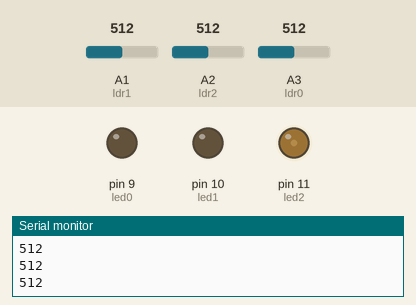
Recording of a sketch running on a simulated Arduino Uno, built with avr-gcc and run on an emulated ATmega328P. Parts: output pins drawn as LEDs (lit = HIGH), the last lines printed to the serial monitor. Inputs (shaded band) come from the test bench; at power-on: A3 (ldr0) = 512, A1 (ldr1) = 512, A2 (ldr2) = 512.

Above: at 1.2 s.
1.3 s: A3 (ldr0) set to 710
At 2.1 s:
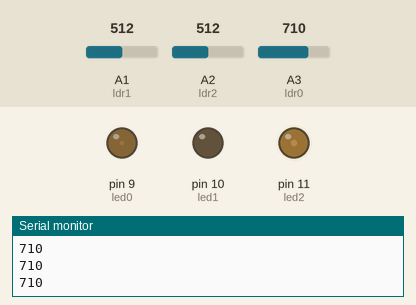
2.8 s: A1 (ldr1) set to 580
At 3.3 s:
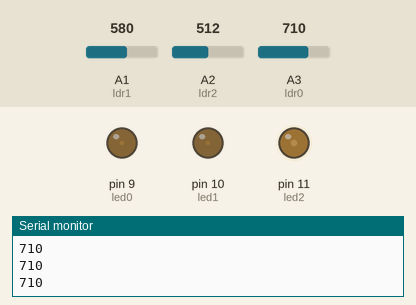
4.3 s: A2 (ldr2) set to 580
At 5.5 s:
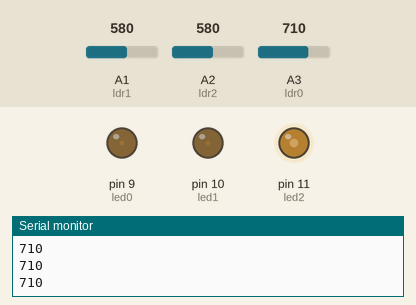
5.8 s: A3 (ldr0) set to 690
At 6.8 s:
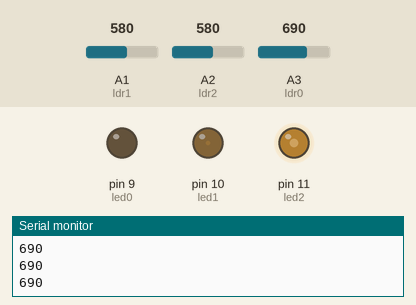
7.3 s: A1 (ldr1) set to 560
At 7.8 s:
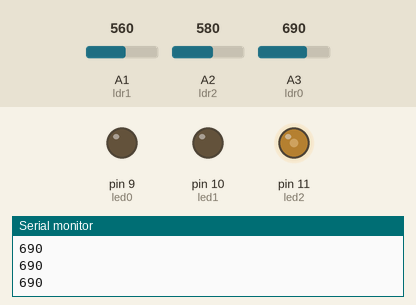
8.8 s: A2 (ldr2) set to 710
At 9.1 s:
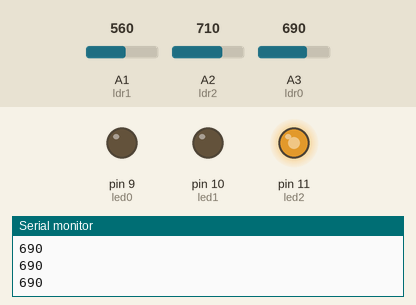
Timing chart, 0 to 11.3 s (numbered marks = the images above; inputs shaded):
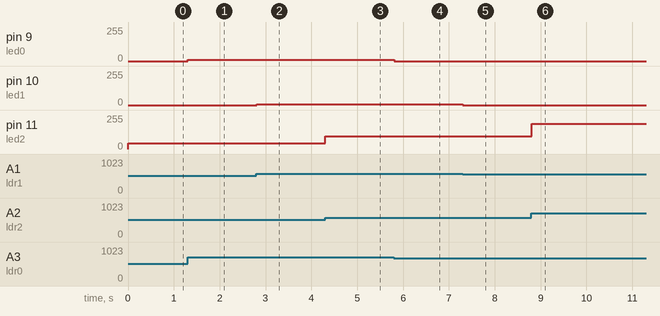

Measured:
- after the input at 1.3 s, pin 9 (led0): 0/255 → 8/255 at once
- after the input at 2.8 s, pin 10 (led1): 0/255 → 5/255 at once
- after the input at 4.3 s, pin 11 (led2): 45/255 → 94/255 at once
- after the input at 5.8 s, pin 9 (led0): 8/255 → 0/255 at once
- after the input at 7.3 s, pin 10 (led1): 5/255 → 0/255 at once
- after the input at 8.8 s, pin 11 (led2): 94/255 → 189/255 at once

The sketch:

LDR.ino
```cpp
/**********************************************************************************
**                                                                               **
**                              Lector de Llum                                   **
**                                                                               **
**                                                                               **
**********************************************************************************/

//********** Includes *************************************************************

//********** Variables ************************************************************
const int ldr0 = A3;         // donar nom al pin A0 de l’Arduino
const int ldr1 = A1;         // donar nom al pin A1 de l’Arduino
const int ldr2 = A2;         // donar nom al pin A2 de l’Arduino
const int led0 = 9;
const int led1 = 10;
const int led2 = 11;


int valLdr0, valLdr1, valLdr2;     // per guardar valors del ldrs

//********** Setup ****************************************************************
void setup()
{
  Serial.begin(9600);
 pinMode(led0, OUTPUT);     // definir el pin 9 com una sortida
pinMode(led1, OUTPUT);     // definir el pin 9 com una sortida
pinMode(led2, OUTPUT);     // definir el pin 9 com una sortida
}

//********** Loop *****************************************************************ñ0km t
void loop()
{
  valLdr0 = analogRead(ldr0);   // llegir valor ldr0
  valLdr1 = analogRead(ldr1);   // llegir valor ldr1
  valLdr2 = analogRead(ldr2);   // llegir valor ldr25>
 Serial.println(valLdr0);
if(valLdr0<700)
{
  valLdr0=0;
}
else
{
  valLdr0 = map(valLdr0, 700, 1000, 0, 255);   // mapejar valor de 0-1023 a 0-255

}
analogWrite(led0, valLdr0);

  if(valLdr1<570)
{
  valLdr1=0;
}
else
{
  valLdr1 = map(valLdr1, 570, 1000, 0, 255);   // mapejar valor de 0-1023 a 0-255

}
analogWrite(led1, valLdr1);


 if(valLdr2<450)
{
  valLdr2=0 ;
}
else
{
  valLdr2 = map(valLdr2, 450, 800, 0, 255);   // mapejar valor de 0-1023 a 0-255

}
 analogWrite(led2, valLdr2);
}

//********** Funcions *************************************************************
```
